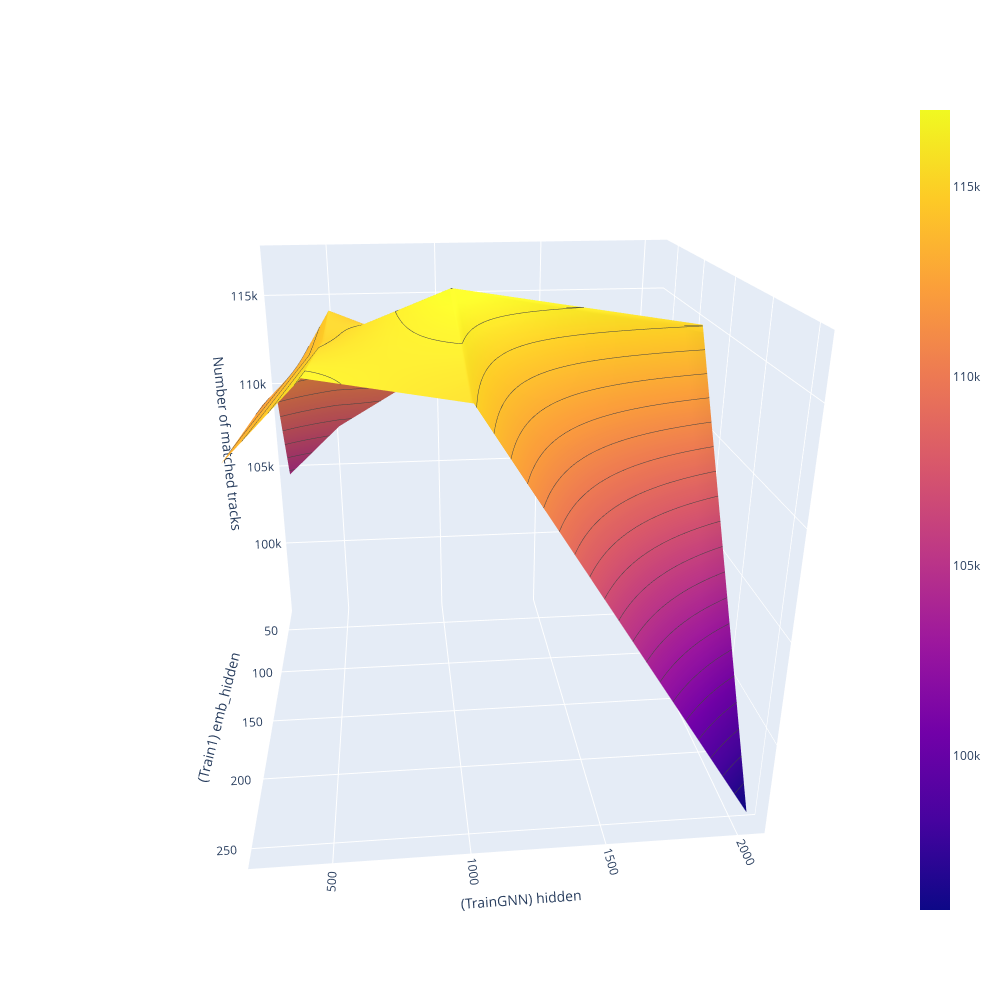

Notebook code for this chart:
### Code cell
import plotly.graph_objects as go

fig = go.Figure(go.Surface(
    contours = {
        "x": {"show": True, "start": 0, "end": 15, "size": 1, "color":"white"},
        "z": {"show": True, "start": 80000, "end": 140000, "size": 1000}
    },
    x = [32, 64, 128, 256],
    y = [256, 512, 1024, 2048],
    z = [[104695, 109995, 111683, 113207],
        [107552, 114851, 114673, 116249],
         [111107, 112357, 117016, 115160],
         [107125, 105070, 115054, 95947]]))
fig.update_layout(
        scene = {
            "xaxis": {"title":"(Train1) emb_hidden"},
            "yaxis": {"title":"(TrainGNN) hidden"},
            "zaxis": {"title":"Number of matched tracks"}
            #"zaxis": {"nticks": 3},
            #'camera_eye': {"x": 0, "y": -1, "z": 0.5},
            #"aspectratio": {"x": 1, "y": 1, "z": 0.2}
        },
        width=1000,
        height=1000)
fig.show()

### Figure 1 — Plotly figure (JSON) as saved in the notebook; plotly's stock layout.template omitted (floating-point values rounded to 4 significant figures)
{"data": [{"contours": {"x": {"color": "white", "end": 15, "show": true, "size": 1, "start": 0}, "z": {"end": 140000, "show": true, "size": 1000, "start": 80000}}, "type": "surface", "x": [32, 64, 128, 256], "y": [256, 512, 1024, 2048], "z": [[104695, 109995, 111683, 113207], [107552, 114851, 114673, 116249], [111107, 112357, 117016, 115160], [107125, 105070, 115054, 95947]]}], "layout": {"height": 1000, "scene": {"aspectmode": "auto", "aspectratio": {"x": 1, "y": 1, "z": 1}, "camera": {"center": {"x": 0, "y": 0, "z": 0}, "eye": {"x": 1.981, "y": -0.1943, "z": 0.8517}, "projection": {"type": "perspective"}, "up": {"x": 0, "y": 0, "z": 1}}, "xaxis": {"title": {"text": "(Train1) emb_hidden"}, "type": "linear"}, "yaxis": {"title": {"text": "(TrainGNN) hidden"}, "type": "linear"}, "zaxis": {"title": {"text": "Number of matched tracks"}, "type": "linear"}}, "width": 1000}}
